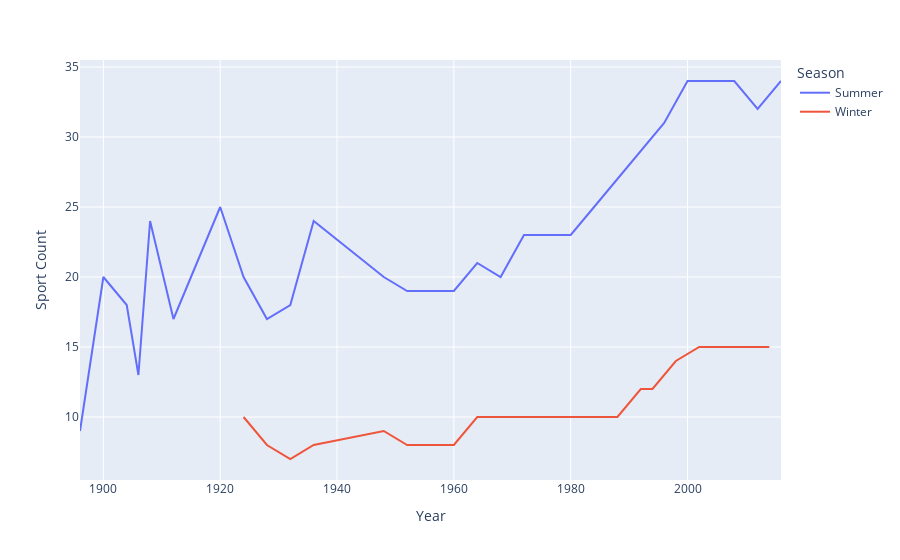

The code cell stored with this chart in its notebook:
### Markdown cell above
Let's plot this data using a [line plot](https://plotly.com/python/line-charts/), broken up by season!

### Code cell
# Create a line plot for Summer and Winter Olympics
fig = px.line(sport_count, x="year", y="sport", color="season",
             labels={"year":"Year", "sport": "Sport Count", "season":"Season"})

fig.show()

### Figure 1 — Plotly figure (JSON) as saved in the notebook; plotly's stock layout.template omitted (floating-point values rounded to 4 significant figures)
{"data": [{"hovertemplate": "Season=Summer<br>Year=%{x}<br>Sport Count=%{y}<extra></extra>", "legendgroup": "Summer", "line": {"color": "#636efa", "dash": "solid"}, "marker": {"symbol": "circle"}, "mode": "lines", "name": "Summer", "orientation": "v", "showlegend": true, "x": [1896, 1900, 1904, 1906, 1908, 1912, 1920, 1924, 1928, 1932, 1936, 1948, 1952, 1956, 1960, 1964, 1968, 1972, 1976, 1980, 1984, 1988, 1992, 1996, 2000, 2004, 2008, 2012, 2016], "xaxis": "x", "y": [9, 20, 18, 13, 24, 17, 25, 20, 17, 18, 24, 20, 19, 19, 19, 21, 20, 23, 23, 23, 25, 27, 29, 31, 34, 34, 34, 32, 34], "yaxis": "y", "type": "scatter"}, {"hovertemplate": "Season=Winter<br>Year=%{x}<br>Sport Count=%{y}<extra></extra>", "legendgroup": "Winter", "line": {"color": "#EF553B", "dash": "solid"}, "marker": {"symbol": "circle"}, "mode": "lines", "name": "Winter", "orientation": "v", "showlegend": true, "x": [1924, 1928, 1932, 1936, 1948, 1952, 1956, 1960, 1964, 1968, 1972, 1976, 1980, 1984, 1988, 1992, 1994, 1998, 2002, 2006, 2010, 2014], "xaxis": "x", "y": [10, 8, 7, 8, 9, 8, 8, 8, 10, 10, 10, 10, 10, 10, 10, 12, 12, 14, 15, 15, 15, 15], "yaxis": "y", "type": "scatter"}], "layout": {"xaxis": {"anchor": "y", "domain": [0, 1], "title": {"text": "Year"}}, "yaxis": {"anchor": "x", "domain": [0, 1], "title": {"text": "Sport Count"}}, "legend": {"title": {"text": "Season"}, "tracegroupgap": 0}, "margin": {"t": 60}}}
